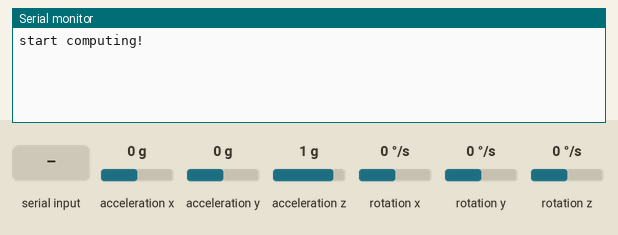
A sketch run on a simulated Arduino Uno, built with avr-gcc and run on an emulated ATmega328P. Shown: the last lines printed to the serial monitor. The inputs (shaded band) are chosen by the test bench; at power-on: rotation x 0 °/s, rotation y 0 °/s, rotation z 0 °/s, acceleration x 0 g, acceleration y 0 g, acceleration z 1 g.

Above: at 2.2 s.
2.3 s: "s" received over Serial
At 3.3 s:
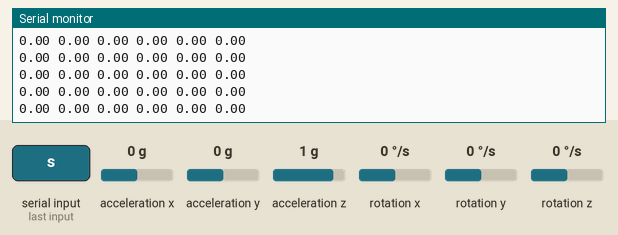
4.2 s: rotation x set to -192 °/s
At 5.0 s:
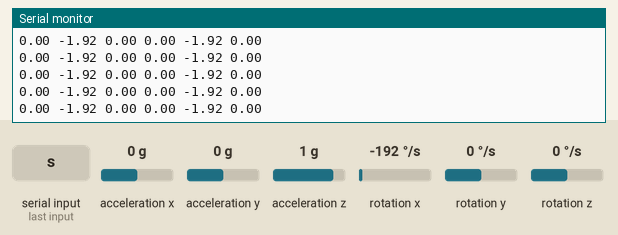
5.7 s: rotation y set to -192 °/s
At 6.3 s:
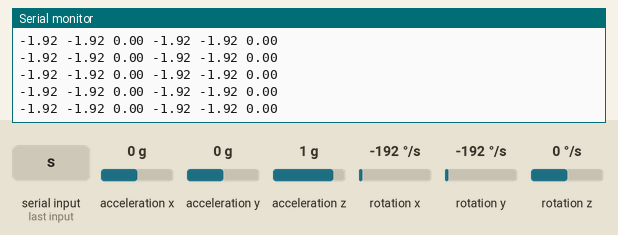
7.2 s: rotation z set to -192 °/s
At 7.9 s:
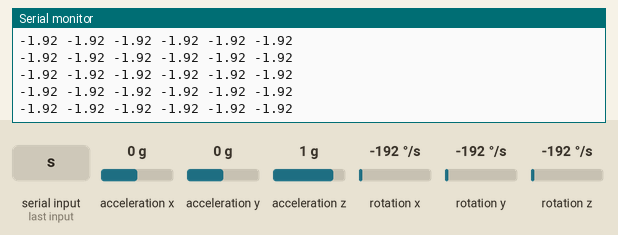

The sketch:

MPU6050_gyro_pitch_roll_yaw.ino
```cpp
/*
    MPU6050 Triple Axis Gyroscope & Accelerometer. Pitch & Roll & Yaw Gyroscope Example.
    Read more: http://www.jarzebski.pl/arduino/czujniki-i-sensory/3-osiowy-zyroskop-i-akcelerometr-mpu6050.html
    GIT: https://github.com/jarzebski/Arduino-MPU6050
    Web: http://www.jarzebski.pl
    (c) 2014 by Korneliusz Jarzebski
*/

#include <Wire.h>
#include <MPU6050.h>

MPU6050 mpu1;//0x68
MPU6050 mpu2;//0x69

// Timers
unsigned long timer = 0;
float timeStep = 0.01;

// Pitch, Roll and Yaw values
float pitch1 = 0,roll1 = 0,yaw1 = 0;
float pitch2 = 0,roll2 = 0,yaw2 = 0;

bool shouldTransmit = false;
void setup()
{
  delay(500);
  Serial.begin(115200);
  /*while(Serial.available() > 0){
    Serial.read();
  }
  while(Serial.available() == 0 || Serial.read() == 's'){

  }*/

  // Initialize MPU6050 1
  while(!mpu1.begin(MPU6050_SCALE_250DPS, MPU6050_RANGE_2G,0x68))
  {
    Serial.println("Could not find a valid MPU6050 sensor 1(0x68), check wiring!");
    delay(500);
  }

  // Calibrate gyroscope. The calibration must be at rest.
  // If you don't want calibrate, comment this line.
  mpu1.calibrateGyro();

  // Set threshold sensivty. Default 3.
  // If you don't want use threshold, comment this line or set 0.
  mpu1.setThreshold(0);

  delay(500);
   // Initialize MPU6050 2
  while(!mpu2.begin(MPU6050_SCALE_250DPS, MPU6050_RANGE_2G,0x69))
  {
    Serial.println("Could not find a valid MPU6050 sensor 2(0x69), check wiring!");
    delay(500);
  }

  // Calibrate gyroscope. The calibration must be at rest.
  // If you don't want calibrate, comment this line.
  mpu2.calibrateGyro();

  // Set threshold sensivty. Default 3.
  // If you don't want use threshold, comment this line or set 0.
  mpu2.setThreshold(0);

  Serial.println("start computing!");
}


void loop(){
  if (Serial.available() > 0) {
    char receivedChar = Serial.read();
    if (receivedChar == 's') {
        shouldTransmit = true;
        //Serial.println("start!");
    } else if (receivedChar == 'e') {
        shouldTransmit = false;
        //Serial.println("END!");
    }
  }

  if (shouldTransmit) {
    timer = millis();

    // Read normalized values 1
    Vector norm1 = mpu1.readNormalizeGyro();
    Vector norm2 = mpu2.readNormalizeGyro();

    // Calculate Pitch, Roll and Yaw 1


    pitch1 = norm1.YAxis * timeStep;//degree
    roll1 = norm1.XAxis * timeStep;
    yaw1 = norm1.ZAxis * timeStep;

    /*pitch1 = pitch1 + norm1.YAxis * timeStep;//degree
    roll1 = roll1 + norm1.XAxis * timeStep;
    yaw1 = yaw1 + norm1.ZAxis * timeStep;*/

    // Read normalized values 2


    // Calculate Pitch, Roll and Yaw 2

    /*pitch2 = pitch2 + norm2.YAxis * timeStep;//degree
    roll2 = roll2 + norm2.XAxis * timeStep;
    yaw2 = yaw2 + norm2.ZAxis * timeStep;*/


    pitch2 = norm2.YAxis * timeStep;//degree
    roll2 = norm2.XAxis * timeStep;
    yaw2 = norm2.ZAxis * timeStep;


    // Output raw
    //Serial.print(" Pitch = ");
    //Serial.print("MPU1:");
    Serial.print(pitch1);
    Serial.print(" ");
    //Serial.print(" Roll = ");
    Serial.print(roll1);
    Serial.print(" ");
    //Serial.print(" Yaw = ");
    Serial.print(yaw1);;
    Serial.print(" ");
    //Serial.print(" Pitch = ");
    //Serial.print("MPU2:");
    Serial.print(pitch2);
    Serial.print(" ");
    //Serial.print(" Roll = ");
    Serial.print(roll2);
    Serial.print(" ");
    //Serial.print(" Yaw = ");
    Serial.println(yaw2);


    // Wait to full timeStep period
    //delay((timeStep*1000) - (millis() - timer));
    delay(20);
  }
}
```

Measured:
- after the input at 2.3 s, the serial monitor: prints a new line at once (image 1)
- after the input at 4.2 s, the serial monitor: prints a new line at once (image 2)
- after the input at 5.7 s, the serial monitor: prints a new line at once (image 3)
- after the input at 7.2 s, the serial monitor: prints a new line at once (image 4)
